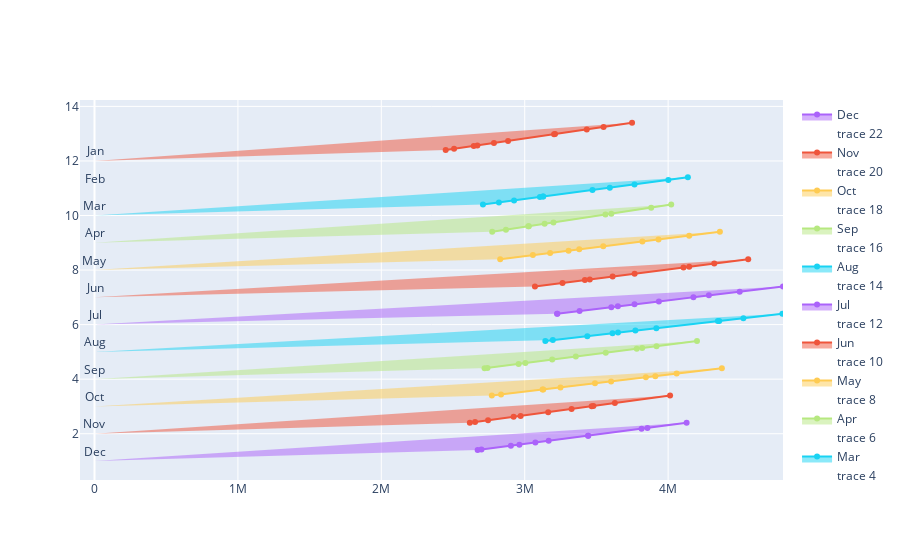

This figure's notebook cell:
### Code cell
array_dict = {} # instantiating an empty dictionnary
import plotly.graph_objects as go 
for month in ts_pivot.columns:
    array_dict[f'x_{month}'] = ts_pivot.loc[:,month]
    array_dict[f'y_{month}'] = (array_dict[f'x_{month}'] - array_dict[f'x_{month}'].min()) \
                                / (array_dict[f'x_{month}'].max() - array_dict[f'x_{month}'].min())
fig = go.Figure()
month_list = ts_pivot.columns.to_list()
for index, month in enumerate(month_list):
    fig.add_trace(go.Scatter(
                            x=[-20, 40], y=np.full(2, len(month_list)-index),
                            mode='lines',
                            line_color='white'))
    
    fig.add_trace(go.Scatter(
                            x=array_dict[f'x_{month}'],
                            y=array_dict[f'y_{month}'] + (len(month_list)-index) + 0.4,
                            fill='tonexty',
                            name=f'{month}'))
    
    # plotly.graph_objects' way of adding text to a figure
    fig.add_annotation(
                        x=-20,
                        y=len(month_list)-index,
                        text=f'{month}',
                        showarrow=False,
                        yshift=10)
fig.show()

### Figure 1 — Plotly figure (JSON) as saved in the notebook; plotly's stock layout.template omitted (floating-point values rounded to 4 significant figures)
{"data": [{"line": {"color": "white"}, "mode": "lines", "type": "scatter", "x": [-20, 40], "y": [12, 12]}, {"fill": "tonexty", "name": "Jan", "type": "scatter", "x": [null, 2448889, 2507430, 2670053, 2644539, 2785466, 2883810, 3211600, 3204637, 3432625, 3550084, 3748529], "y": [null, 12.4, 12.45, 12.57, 12.55, 12.66, 12.73, 12.99, 12.98, 13.16, 13.25, 13.4]}, {"line": {"color": "white"}, "mode": "lines", "type": "scatter", "x": [-20, 40], "y": [11, 11]}, {"fill": "tonexty", "name": "Feb", "type": "scatter", "visible": "legendonly", "x": [null, 2223024, 2304990, 2595676, 2359800, 2515361, 2610667, 2998119, 2966477, 3078405, 3248144, 3543639], "y": [null, 11.4, 11.46, 11.68, 11.5, 11.62, 11.69, 11.99, 11.96, 12.05, 12.18, 12.4]}, {"line": {"color": "white"}, "mode": "lines", "type": "scatter", "x": [-20, 40], "y": [10, 10]}, {"fill": "tonexty", "name": "Mar", "type": "scatter", "x": [null, 2708778, 2820085, 3127387, 2925918, 3105958, 3129205, 3472440, 3593364, 3765504, 4001521, 4137679], "y": [null, 10.4, 10.48, 10.69, 10.55, 10.68, 10.69, 10.93, 11.02, 11.14, 11.3, 11.4]}, {"line": {"color": "white"}, "mode": "lines", "type": "scatter", "x": [-20, 40], "y": [9, 9]}, {"fill": "tonexty", "name": "Apr", "type": "scatter", "x": [null, 2773293, 2869247, 3029021, 3024973, 3139059, 3200527, 3563007, 3604104, 3881893, 4021677, null], "y": [null, 9.4, 9.477, 9.605, 9.602, 9.693, 9.742, 10.03, 10.07, 10.29, 10.4, null]}, {"line": {"color": "white"}, "mode": "lines", "type": "scatter", "x": [-20, 40], "y": [8, 8]}, {"fill": "tonexty", "name": "May", "type": "scatter", "x": [null, 2829000, 3056934, 3305954, 3177100, 3380355, 3547804, 3820570, 3933016, 4147096, 4361140, null], "y": [null, 8.4, 8.549, 8.711, 8.627, 8.76, 8.869, 9.047, 9.121, 9.26, 9.4, null]}, {"line": {"color": "white"}, "mode": "lines", "type": "scatter", "x": [-20, 40], "y": [7, 7]}, {"fill": "tonexty", "name": "Jun", "type": "scatter", "x": [null, 3071396, 3263621, 3453751, 3419595, 3612886, 3766323, 4107195, 4146797, 4321833, 4558511, null], "y": [null, 7.4, 7.529, 7.657, 7.634, 7.764, 7.867, 8.097, 8.123, 8.241, 8.4, null]}, {"line": {"color": "white"}, "mode": "lines", "type": "scatter", "x": [-20, 40], "y": [6, 6]}, {"fill": "tonexty", "name": "Jul", "type": "scatter", "x": [3225769, 3227605, 3382382, 3603946, 3649702, 3765824, 3935589, 4284443, 4176486, 4499221, 4801148, null], "y": [6.4, 6.401, 6.499, 6.64, 6.669, 6.743, 6.851, 7.072, 7.003, 7.208, 7.4, null]}, {"line": {"color": "white"}, "mode": "lines", "type": "scatter", "x": [-20, 40], "y": [5, 5]}, {"fill": "tonexty", "name": "Aug", "type": "scatter", "x": [3195866, 3143839, 3436417, 3612297, 3650668, 3771842, 3917884, 4356216, 4347059, 4524918, 4796653, null], "y": [5.431, 5.4, 5.577, 5.683, 5.707, 5.78, 5.868, 6.134, 6.128, 6.236, 6.4, null]}, {"line": {"color": "white"}, "mode": "lines", "type": "scatter", "x": [-20, 40], "y": [4, 4]}, {"fill": "tonexty", "name": "Sep", "type": "scatter", "x": [2740553, 2720100, 2957530, 3004720, 3191526, 3356365, 3564970, 3819379, 3781168, 3919072, 4201394, null], "y": [4.414, 4.4, 4.56, 4.592, 4.718, 4.83, 4.97, 5.142, 5.116, 5.209, 5.4, null]}, {"line": {"color": "white"}, "mode": "lines", "type": "scatter", "x": [-20, 40], "y": [3, 3]}, {"fill": "tonexty", "name": "Oct", "type": "scatter", "x": [2770715, 2834959, 3129309, 3124451, 3249428, 3490100, 3602455, 3844987, 3910790, 4059443, 4374749, null], "y": [3.4, 3.44, 3.624, 3.621, 3.698, 3.848, 3.919, 4.07, 4.111, 4.203, 4.4, null]}, {"line": {"color": "white"}, "mode": "lines", "type": "scatter", "x": [-20, 40], "y": [2, 2]}, {"fill": "tonexty", "name": "Nov", "type": "scatter", "x": [2617333, 2653887, 2922500, 2744485, 2971484, 3163659, 3326859, 3478890, 3466878, 3628786, 4013814, null], "y": [2.4, 2.426, 2.619, 2.491, 2.654, 2.791, 2.908, 3.017, 3.008, 3.124, 3.4, null]}, {"line": {"color": "white"}, "mode": "lines", "type": "scatter", "x": [-20, 40], "y": [1, 1]}, {"fill": "tonexty", "name": "Dec", "type": "scatter", "x": [2671797, 2698200, 2903637, 2962937, 3074209, 3167124, 3441693, 3443039, 3814984, 3855835, 4129052, null], "y": [1.4, 1.418, 1.559, 1.6, 1.676, 1.74, 1.928, 1.929, 2.184, 2.213, 2.4, null]}], "layout": {"annotations": [{"showarrow": false, "text": "Jan", "x": -20, "y": 12, "yshift": 10}, {"showarrow": false, "text": "Feb", "x": -20, "y": 11, "yshift": 10}, {"showarrow": false, "text": "Mar", "x": -20, "y": 10, "yshift": 10}, {"showarrow": false, "text": "Apr", "x": -20, "y": 9, "yshift": 10}, {"showarrow": false, "text": "May", "x": -20, "y": 8, "yshift": 10}, {"showarrow": false, "text": "Jun", "x": -20, "y": 7, "yshift": 10}, {"showarrow": false, "text": "Jul", "x": -20, "y": 6, "yshift": 10}, {"showarrow": false, "text": "Aug", "x": -20, "y": 5, "yshift": 10}, {"showarrow": false, "text": "Sep", "x": -20, "y": 4, "yshift": 10}, {"showarrow": false, "text": "Oct", "x": -20, "y": 3, "yshift": 10}, {"showarrow": false, "text": "Nov", "x": -20, "y": 2, "yshift": 10}, {"showarrow": false, "text": "Dec", "x": -20, "y": 1, "yshift": 10}], "autosize": true, "xaxis": {"autorange": true, "range": [-116900.0, 4801148], "type": "linear"}, "yaxis": {"autorange": true, "range": [0.2948, 14.4], "type": "linear"}}}
